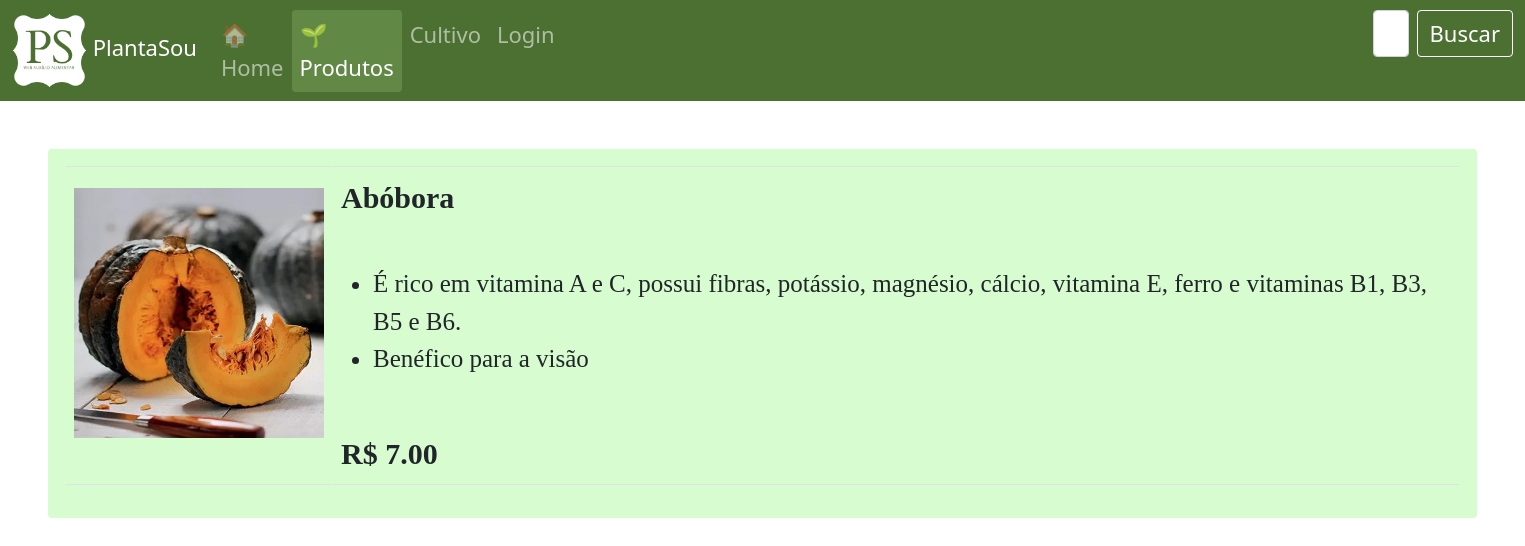
Page /php/produtos.php on the committed database.
### tables this page shows
CREATE TABLE IF NOT EXISTS `produto` (
  `cod_produto` int(11) NOT NULL AUTO_INCREMENT,
  `nome` varchar(1000) DEFAULT NULL,
  `vitaminas` varchar(1000) DEFAULT NULL,
  `beneficios` varchar(1000) DEFAULT NULL,
  `preco` float DEFAULT NULL,
  `cod_cultivo` int(11) NOT NULL,
  `imagem` varchar(1000) DEFAULT NULL,
  PRIMARY KEY (`cod_produto`),
  KEY `cod_cultivo` (`cod_cultivo`)
);

### php/produtos.php (the view, shortened to what this page needs)
<!DOCTYPE html>
<html lang="pt-br">
<head>
    <link rel="stylesheet" type="text/css" media="screen" href="../css/bootstrap.min.css" />
    <link rel="stylesheet" href="../css/estilo.css">
</head>
<body>
    <div class="navbar-custom">
        <nav class="navbar navbar-expand-lg navbar-dark ">
            <div class="media">
                <div class="container-fluid">
                    <div class="collapse navbar-collapse" id="navbarSupportedContent">
                        <a class="navbar-brand plantasou" href="#">
                            <img src="../imgs/logo_new.jpeg" class="align-self-center mr-3 rounded float-right" width="75" height="75" alt="...">
                            PlantaSou
                        </a>
                        <ul class="navbar-nav nav-pills nav-link-color me-auto mb-2 mb-lg-0">
                        <?php
                            if(isset($_COOKIE["USER"])){
                                echo'
                                <li class="nav-item">
                                    <a class="nav-link nav-link-color" href="../php/home_user.php">Home</a>
                                </li>
                                ';
                            }else{
                                echo'
                                <a class="nav-link nav-link-color" href="../php/index.php">🏠 Home</a>
                                ';
                            }
                        ?>
                        <li class="nav-item">
                            <a class="nav-link nav-link-color active" aria-current="page" href="#">🌱 Produtos</a>
                        </li>
                        <li class="nav-item">
                            <a class="nav-link nav-link-color" href="../php/cultivo.php">Cultivo</a>
                        </li>
                        <?php
                            if(isset($_COOKIE["USER"])){
                                echo'
                                <li class="nav-item">
                                    <a class="nav-link nav-link-color" href="../php/historico.php">Histórico</a>
                                </li>
                                <li class="nav-item">
                                    <a class="nav-link nav-link-color" href="./logout_user.php">Sair</a>
                                </li>
                                ';
                            }else{
                                echo'
                                <li class="nav-item">
                                    <button type="button" class="btn nav-link nav-link-color" data-bs-toggle="modal" data-bs-target="#login">
                                        Login
                                    </button>
                                </li>
                                ';
                            }
                        ?>
                        <li class="margin">
                            <form class="d-flex">
                                <input class="form-control me-2" type="search" placeholder="Pesquisar..." aria-label="Search"/>
                                <button class="btn btn-outline-success nav-link-color borda" type="submit">Buscar</button>
                            </form>
                        </li>
                        </ul>
                    </div>
                </div>
            </div>
        </nav>
    </div>
    <form action="orcamento.php" method="post">
        <?php
            include("../inc/conexao.php");
            $sql="SELECT * FROM produto";
            $query=mysqli_query($con, $sql);
            if(mysqli_num_rows($query)>0){
                while(($resultado=mysqli_fetch_assoc($query))!=NULL){
                    echo
                    '
                    <div class="p-5 text-center">
                        <div class="alert font">
                            <div class="text-black">
                                <table class="table table-bordered">
                                    <tr>
                                        <td>
                                            <img src="../imgs/plantas/'.$resultado["imagem"].'" class="img-margin" width="250" height="250"/>
                                        </td>
                                        <td class="plantas_desc text-black">
                                            <b class="font-money">
                                            '.$resultado["nome"].'<br><br>
                                            </b>
                                            <ul>
                                                <li>'.$resultado["vitaminas"].'</li>
                                                <li>'.$resultado["beneficios"].'</li>
                                            </ul>
                                            <br>
                                            <b class="font-money">R$ '.number_format($resultado["preco"],2).'';
                                            echo'
                                        </td>
                                    </tr>
                                    ';
                }
            }else{
                echo mysqli_error($con);
            }
            echo '
                        </table>
                    </div>
                </div>
            </div>
            ';
        ?>
    </form>
    <?php
        include "./login.php";
    ?>
</body>
</html>

### css/estilo.css (style rules this page uses)
body, html { height: 100%; }
td { border: 5px solid transparent; background-clip: padding-box; }
.plantas_desc { height: auto; width: auto; background-color: transparent; text-align: left; }
button { text-align: left; }
.navbar-custom { background-color: #4c7032; }
a { color: green; }
.active { background-color:#000000; }
.nav-pills > li > a.active { background-color: rgb(98, 136, 70) !important; color: #ffffff !important; }
.nav-link-color { color: #ffffff; font-size: 22px; }
.font { font-size: 25px; font-family: calibri; }
.font-money { font-size: 30px; font-family: calibri; }
.plantasou { font-size: 22px; }
.margin { margin-left: 810px; }
.borda { border-color: #ffffff; }
.alert { background-color: #d6fccf; }
.img-margin { margin-top: 13px; }

### rows in the picture
produto: imagem (picture), nome "Abóbora", vitaminas "É rico em vitamina A e C, possui fibras, potássio, magnésio, cálcio, vitamina E, ferro e vitaminas B1, B3, B5 e B6.", beneficios "Benéfico para a visão", preco "7.00"
